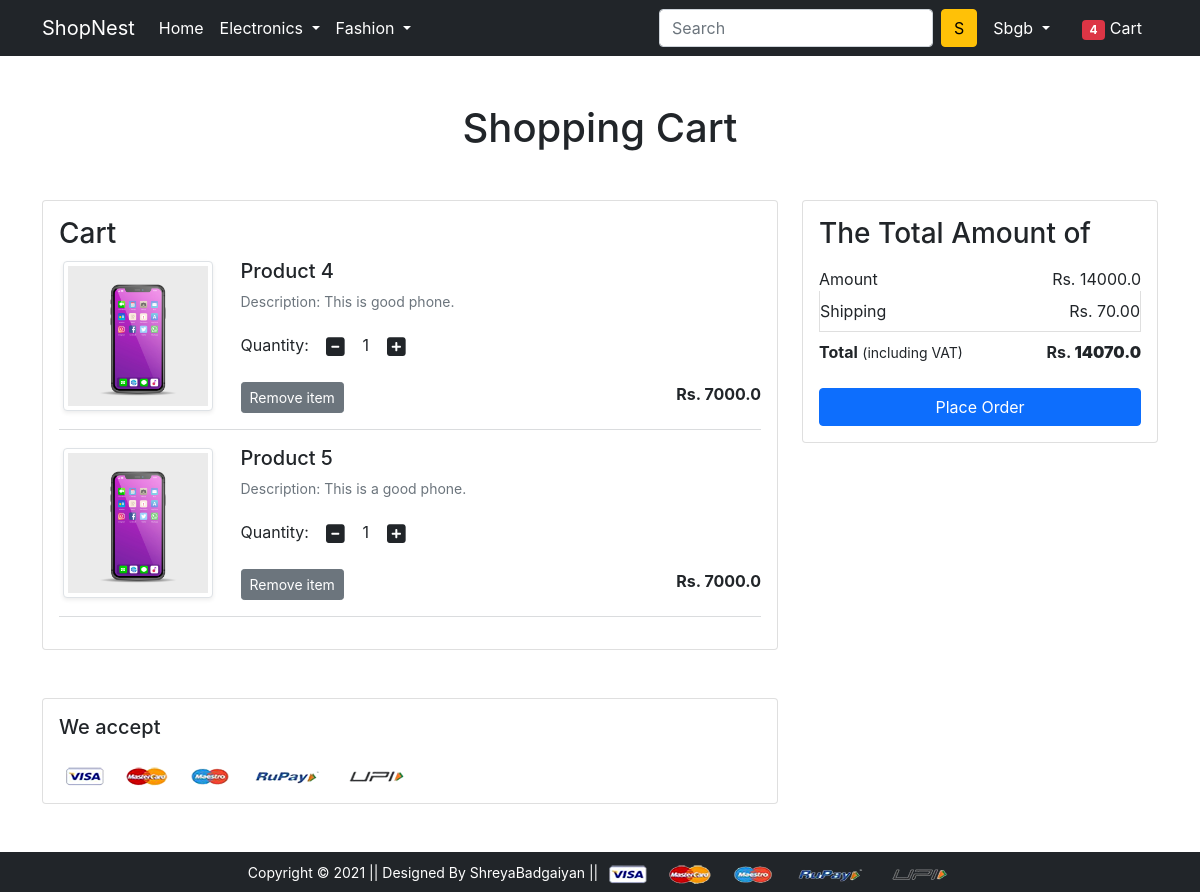
Page /cart/ (signed in) on the committed database.
### app/models.py (models this page shows, shortened)
class Cart(models.Model):
   user=models.ForeignKey(User,on_delete=models.CASCADE)
   product=models.ForeignKey(Product,on_delete=models.CASCADE)
   quantity=models.PositiveIntegerField(default=1)

class Product(models.Model):
    title=models.CharField(max_length=100)
    selling_price=models.FloatField()
    discounted_price=models.FloatField()
    description=models.TextField()
    brand=models.CharField(max_length=100)
    category=models.CharField(choices=CATEGORY_CHOICES,max_length=2)
    product_image=models.ImageField(upload_to="productimg")
    def __str__(self):
      return str(self.id)

### app/views.py (the view)
# urls.py: path('cart/',views.show_cart,name='showcart'),
@login_required
def show_cart(request):
    if request.user.is_authenticated:
        user = request.user
        cart = Cart.objects.filter(user=user)
        amount = 0.0
        shipping_amount = 70.0
        total_amount = 0.0
        cart_product = [p for p in Cart.objects.all() if p.user == user]
        if cart_product:
            for p in cart_product:
                tempamount = p.quantity * p.product.discounted_price
                amount += tempamount
            total_amount = shipping_amount + amount
            return render(request, 'app/addtocart.html', {
                'cart': cart,
                'totalamount': total_amount,
                'amount': amount
            })
        else:
            return render(request, 'app/emptycart.html')
    else:
        return redirect('login')  # or: return render(request, 'app/emptycart.html')

### app/templates/app/addtocart.html (shortened to what this page needs)
{% extends 'app/base.html' %}
{% load static %}
{% block main-content %}
<div class="container my-5">
 <div class="row">
  <h1 class="text-center mb-5">Shopping Cart</h1>
  <div class="col-sm-8">
  <div class="card">
   <div class="card-body">
    <h3>Cart</h3>
    {% for ct in cart %}
    <div class="row">
     <div class="col-sm-3 text-center align-self-center"><img src="{{ct.product.product_image.url}}" alt="" srcset="" class="img-fluid img-thumbnail shadow-sm" height="150" width="150"> </div>
     <div class="col-sm-9">
      <div>
       <h5>Product {{ct.product}}</h5>
       <p class="mb-2 text-muted small">Description: {{ct.product.description}}</p>
       <div class="my-3">
        <label for="quantity">Quantity:</label>
        <a class="minus-cart btn" pid="{{ct.product.id}}"><i class="fas fa-minus-square fa-lg"></i></a>
          <span id="quantity">{{ct.quantity}}</span>
        <a class="plus-cart btn" pid="{{ct.product.id}}"><i class="fas fa-plus-square fa-lg"></i></a>
       </div>
       <div class="d-flex justify-content-between">
        <a href="#" class="remove-cart btn btn-sm btn-secondary mr-3" pid="{{ct.product.id}}">Remove item </a>
        <p class="mb-0"><span><strong>Rs. {{ct.product.discounted_price}}</strong></span></p>
       </div>
      </div>
     </div>
    </div>
    <hr class="text-muted">
    {% endfor %}
    </div>
   </div>
  </div>
  <div class="col-sm-4">
   <div class="card">
    <div class="card-body">
      <h3>The Total Amount of</h3>
      <ul class="list-group">
       <li class="list-group-item d-flex justify-content-between align-items-center border-0 px-0 pb-0">Amount<span>Rs. <span id="amount">{{amount}}</span></span></li>
       <li class="list-group-item d-flex justify-content-between align-items-center px-0">Shipping<span>Rs. 70.00</span></li>
       <li class="list-group-item d-flex justify-content-between align-items-center border-0 px-0 mb-3">
        <div>
           <strong>Total</strong> <small>(including VAT)</small>
         </div>
         <span><strong>Rs. <strong id="totalamount">{{totalamount}}</strong></strong></span>
       </li>
      </ul>
      <div class="d-grid"><a href="{% url 'checkout' %}" class="btn btn-primary">Place Order</a></div>
    </div>
   </div>
  </div>
 </div>
</div>
<div class="container">
 <div class="row">
  <div class="col-sm-8">
   <div class="card">
    <div class="card-body">
      <h5 class="mb-4">We accept</h5>
      <img src="{% static 'app/images/payment.png' %}" alt="" class="img-fluid">
    </div>
  </div>
  </div>
 </div>
</div>
{% endblock main-content %}

### app/templates/app/base.html (shortened to what this page needs)
<!doctype html>
{% load static %}
<html lang="en">
  <head>
    <link href="https://cdn.jsdelivr.net/npm/bootstrap@5.0.0-beta1/dist/css/bootstrap.min.css" rel="stylesheet">
    <link rel="stylesheet" href="{% static 'app/css/owl.carousel.min.css' %}">
    <link rel="stylesheet" href="{% static 'app/css/all.min.css' %}">
    <link rel="stylesheet" href="{% static 'app/css/style.css' %}">
  </head>
  <body>
    <nav class="navbar navbar-expand-lg navbar-dark bg-dark">
     <div class="container">
       <a class="navbar-brand" href="/">ShopNest</a>
       <div class="collapse navbar-collapse" id="navbarSupportedContent">
         <ul class="navbar-nav me-auto mb-2 mb-lg-0">
           <li class="nav-item">
             <a class="nav-link active" aria-current="page" href="/">Home</a>
           </li>
           <li class="nav-item dropdown">
             <a class="nav-link dropdown-toggle text-white" href="#" id="electronicsDropdown" role="button" data-bs-toggle="dropdown" aria-expanded="false">
               Electronics
             </a>
           </li>
           <li class="nav-item dropdown">
             <a class="nav-link dropdown-toggle text-white" href="#" id="fashionDropdown" role="button" data-bs-toggle="dropdown" aria-expanded="false">
               Fashion
             </a>
           </li>
         </ul>
         <form class="d-flex">
           <input class="form-control me-2" type="search" placeholder="Search" aria-label="Search">
           <button class="btn btn-warning" type="submit">S</button>
         </form>
         <div>
          <ul class="navbar-nav me-auto mb-2 mb-lg-0">
            {% if request.user.is_authenticated %}
           <li class="nav-item dropdown mx-2">
              <a class="nav-link dropdown-toggle text-white" href="#" id="profileDropdown" role="button" data-bs-toggle="dropdown" aria-expanded="false">
               {{request.user.username.title}}
              </a>
            </li>
            <li class="nav-item mx-2">
             <a href="{% url 'showcart' %}" class="nav-link text-white"><span class="badge bg-danger">4</span> Cart </a>
            </li>
          {% endif %}
         </div>
       </div>
     </div>
    </nav>
    <main>
    {% block main-content %}{% endblock main-content %}
  </main>
    <footer class="container-fluid bg-dark text-center p-2 mt-5">
        <small class="text-white">Copyright &copy; 2021 || Designed By ShreyaBadgaiyan || </small>
        <img src="{% static 'app/images/payment.png' %}" alt="" srcset="" class="img-fluid" height="2px">
    </footer>
  </body>
</html>

### app/static/app/css/style.css (style rules this page uses)
body { display: flex; flex-direction: column; font-family: Inter,sanserif; }
html, body { height: 100%; margin: 0; padding: 0; }
main { flex: 1; }

### rows in the picture
Cart: product.product_image (picture), product "4", product.description "This is good phone.", quantity "1", product.discounted_price "7000.0"
Cart: product.product_image (picture), product "5", product.description "This is a good phone.", quantity "1", product.discounted_price "7000.0"

### other values in the picture
{{ request.user.username.title }} "Sbgb"
{{ amount }} "14000.0"
{{ totalamount }} "14070.0"
